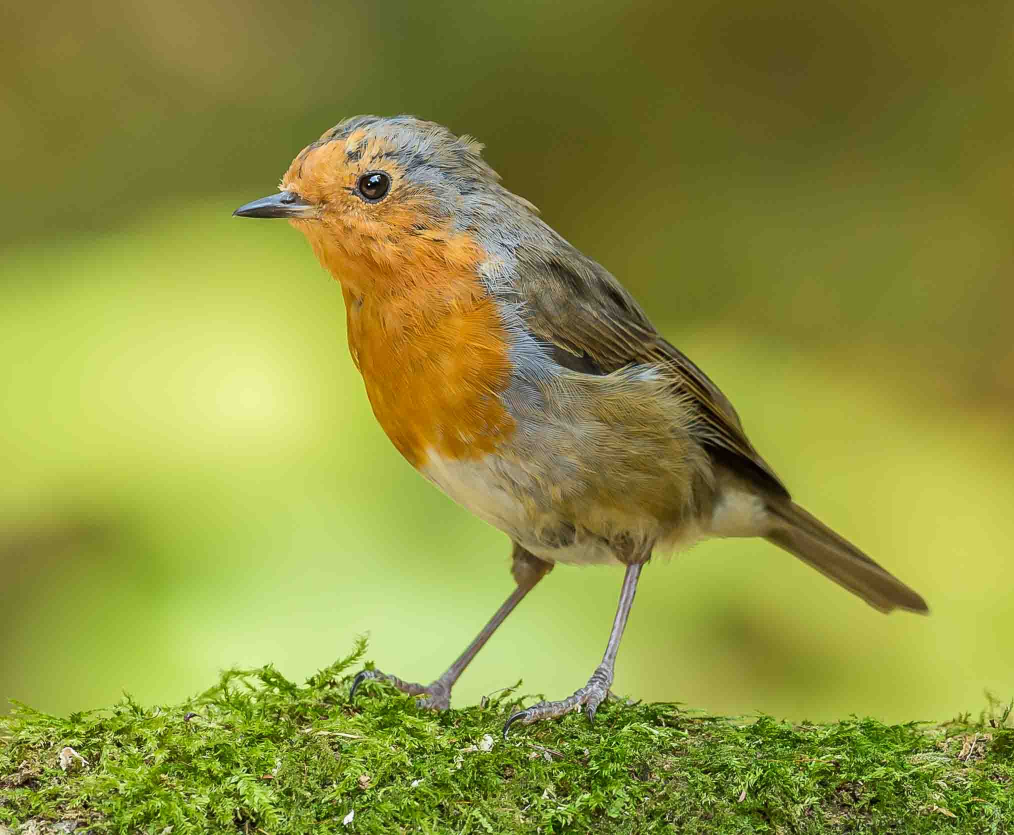
#> input picture bird.jpg, 2028 x 1670 px (shown at 1/2 size)
$ python 19.detect_edge_Laplacian.py   (older library calls are emulated)
#> lines starting #> are read from the running program, lines starting #| are printed output that depends on the picture
import cv2
import numpy as np
img=cv2.imread('bird.jpg',1)
#> img is the input picture: shape (1670, 2028, 3); mean B, G, R 62.9, 146.2, 142.6
height,width=img.shape[:2]
#> height = 1670; width = 2028
start_row,start_col=int(height*0.2),int(width*0.2)
#> start_row = 334; start_col = 405
end_row,end_col=int(height*0.6),int(width*0.6)
#> end_row = 1002; end_col = 1216
img=img[start_row:end_row,start_col:end_col]
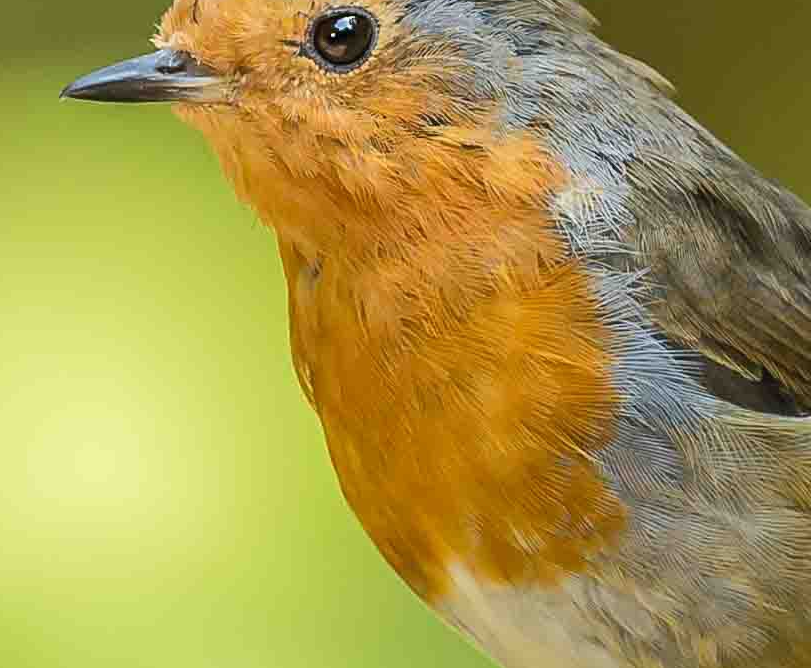
#> img: shape (668, 811, 3); mean B, G, R 75.5, 152.3, 168.1

sobel_or=cv2.Laplacian(img,cv2.CV_64F)
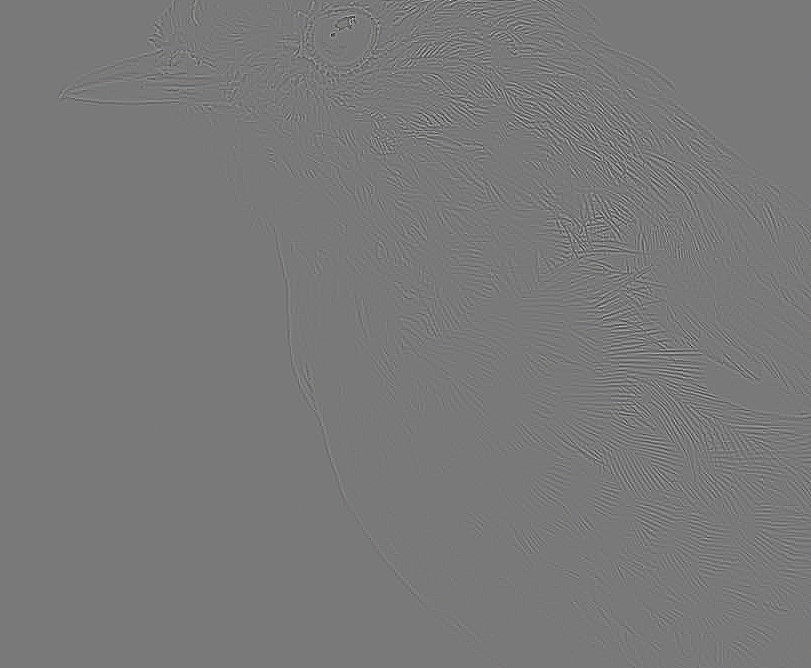
#> sobel_or: shape (668, 811, 3) float64; mean B, G, R 0, 0, 0; drawn with min black and max white

cv2.imshow('Image Window',sobel_or)
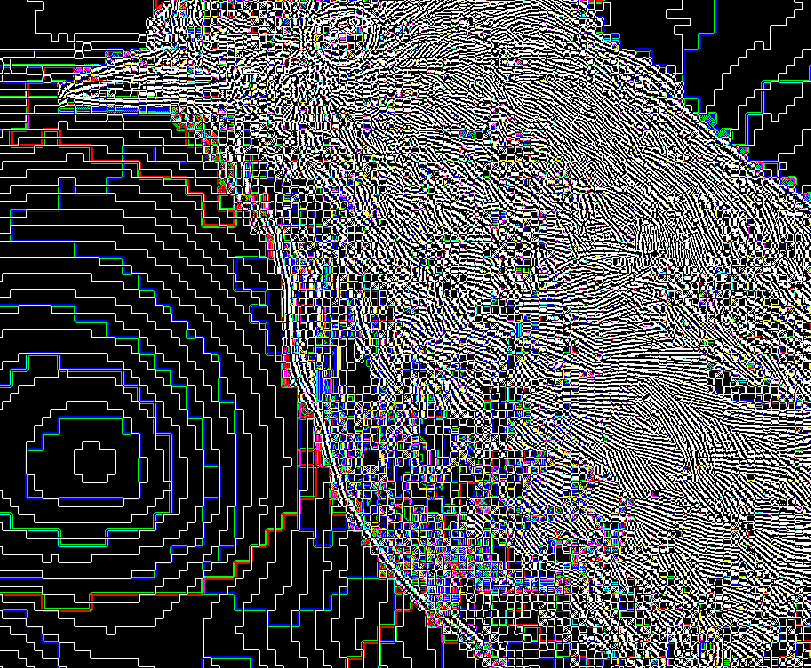
#> window 'Image Window': shape (668, 811, 3); mean B, G, R 81.8, 79.1, 76.9
k=cv2.waitKey(100000)
#> (key Esc is pressed here)
